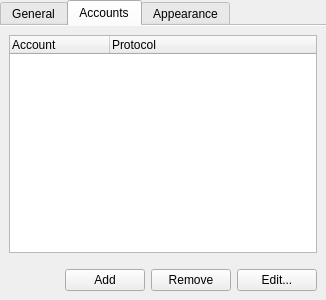
<?xml version="1.0" encoding="UTF-8"?>
<ui version="4.0">
 <class>config_dialog</class>
 <widget class="QTabWidget" name="config_dialog">
  <property name="geometry">
   <rect>
    <x>0</x>
    <y>0</y>
    <width>326</width>
    <height>300</height>
   </rect>
  </property>
  <property name="windowTitle">
   <string>TabWidget</string>
  </property>
  <property name="tabPosition">
   <enum>QTabWidget::North</enum>
  </property>
  <property name="tabShape">
   <enum>QTabWidget::Rounded</enum>
  </property>
  <property name="currentIndex">
   <number>1</number>
  </property>
  <property name="documentMode">
   <bool>true</bool>
  </property>
  <property name="movable">
   <bool>true</bool>
  </property>
  <widget class="QWidget" name="general_tab">
   <attribute name="icon">
    <iconset resource="resources.qrc">
     <normaloff>:/icons/res/16x16/categories/preferences-other.png</normaloff>:/icons/res/16x16/categories/preferences-other.png</iconset>
   </attribute>
   <attribute name="title">
    <string>General</string>
   </attribute>
   <layout class="QFormLayout" name="formLayout">
    <property name="fieldGrowthPolicy">
     <enum>QFormLayout::AllNonFixedFieldsGrow</enum>
    </property>
    <item row="0" column="0">
     <widget class="QLabel" name="label">
      <property name="text">
       <string>Preferred Agent</string>
      </property>
     </widget>
    </item>
    <item row="0" column="1">
     <widget class="QLineEdit" name="agent_address"/>
    </item>
   </layout>
  </widget>
  <widget class="QWidget" name="accounts_tab">
   <attribute name="icon">
    <iconset resource="resources.qrc">
     <normaloff>:/icons/res/16x16/apps/preferences-contact-list.png</normaloff>:/icons/res/16x16/apps/preferences-contact-list.png</iconset>
   </attribute>
   <attribute name="title">
    <string>Accounts</string>
   </attribute>
   <layout class="QVBoxLayout" name="verticalLayout">
    <item>
     <widget class="QTreeWidget" name="accounts">
      <property name="columnCount">
       <number>2</number>
      </property>
      <column>
       <property name="text">
        <string notr="true">Account</string>
       </property>
      </column>
      <column>
       <property name="text">
        <string notr="true">Protocol</string>
       </property>
      </column>
     </widget>
    </item>
    <item>
     <layout class="QHBoxLayout" name="horizontalLayout">
      <property name="topMargin">
       <number>10</number>
      </property>
      <item>
       <spacer name="horizontalSpacer">
        <property name="orientation">
         <enum>Qt::Horizontal</enum>
        </property>
        <property name="sizeHint" stdset="0">
         <size>
          <width>40</width>
          <height>20</height>
         </size>
        </property>
       </spacer>
      </item>
      <item>
       <widget class="QPushButton" name="account_add">
        <property name="text">
         <string>Add</string>
        </property>
       </widget>
      </item>
      <item>
       <widget class="QPushButton" name="account_del">
        <property name="text">
         <string>Remove</string>
        </property>
       </widget>
      </item>
      <item>
       <widget class="QPushButton" name="account_edit">
        <property name="text">
         <string>Edit...</string>
        </property>
       </widget>
      </item>
     </layout>
    </item>
   </layout>
  </widget>
  <widget class="QWidget" name="appearance_tab">
   <attribute name="icon">
    <iconset resource="resources.qrc">
     <normaloff>:/icons/icons/format-stroke-color.png</normaloff>:/icons/icons/format-stroke-color.png</iconset>
   </attribute>
   <attribute name="title">
    <string>Appearance</string>
   </attribute>
   <layout class="QGridLayout" name="gridLayout">
    <property name="verticalSpacing">
     <number>12</number>
    </property>
    <item row="2" column="0" colspan="2">
     <widget class="QPlainTextEdit" name="sample_text">
      <property name="maximumSize">
       <size>
        <width>16777215</width>
        <height>50</height>
       </size>
      </property>
      <property name="styleSheet">
       <string notr="true"/>
      </property>
      <property name="plainText">
       <string>The quick brown fox jumps over the lazy dog</string>
      </property>
     </widget>
    </item>
    <item row="0" column="1">
     <widget class="QPushButton" name="select_color">
      <property name="text">
       <string>Color..</string>
      </property>
      <property name="icon">
       <iconset resource="resources.qrc">
        <normaloff>:/icons/icons/format-fill-color.png</normaloff>:/icons/icons/format-fill-color.png</iconset>
      </property>
     </widget>
    </item>
    <item row="3" column="0" colspan="2">
     <widget class="QScrollArea" name="scrollArea">
      <property name="styleSheet">
       <string notr="true">QScrollArea {
border-radius:6px;
border:3px groove palette(dark);
margin:4px;
}</string>
      </property>
      <property name="horizontalScrollBarPolicy">
       <enum>Qt::ScrollBarAlwaysOff</enum>
      </property>
      <property name="widgetResizable">
       <bool>true</bool>
      </property>
      <widget class="QWidget" name="scrollAreaWidgetContents">
       <property name="geometry">
        <rect>
         <x>0</x>
         <y>0</y>
         <width>294</width>
         <height>132</height>
        </rect>
       </property>
       <layout class="QGridLayout" name="gridLayout_2">
        <property name="verticalSpacing">
         <number>0</number>
        </property>
        <item row="0" column="0" colspan="2">
         <widget class="QCheckBox" name="html_relsize">
          <property name="text">
           <string>Use Relative HTML Sizes</string>
          </property>
         </widget>
        </item>
        <item row="1" column="0" colspan="2">
         <widget class="QCheckBox" name="show_joinpart">
          <property name="text">
           <string>Show User Join/Leave Messages</string>
          </property>
         </widget>
        </item>
        <item row="2" column="0" colspan="2">
         <widget class="QCheckBox" name="use_sizelimit">
          <property name="text">
           <string>Limit minimum/maximum size:</string>
          </property>
         </widget>
        </item>
        <item row="5" column="0">
         <spacer name="verticalSpacer">
          <property name="orientation">
           <enum>Qt::Vertical</enum>
          </property>
          <property name="sizeHint" stdset="0">
           <size>
            <width>20</width>
            <height>40</height>
           </size>
          </property>
         </spacer>
        </item>
        <item row="4" column="0" colspan="2">
         <widget class="QFrame" name="sizelimits">
          <property name="styleSheet">
           <string notr="true">QFrame {
border:2px groove palette(dark);
border-radius:5px;
background:none;
margin:0px;
padding:0px;
}
QLabel {border:none;
text-align:center;}
QSpinBox {
margin:0px;;
padding:0px;
border-width:1px;
padding-right:20px;
background:argb(0,0,0,0);
}
::up-button, ::down-button {
subcontrol-origin:padding;
width:20px;
margin-right:1px;
border-width:1px;
background:palette(dark);
border-style:inset;
}
::up-button {margin-top:2px;}
::down-button {margin-bottom:2px;}
::up-arrow, ::down-arrow {
width:5px;
height:3px;
background:palette(text);
}</string>
          </property>
          <property name="frameShape">
           <enum>QFrame::NoFrame</enum>
          </property>
          <property name="frameShadow">
           <enum>QFrame::Raised</enum>
          </property>
          <layout class="QHBoxLayout" name="horizontalLayout_2">
           <property name="spacing">
            <number>0</number>
           </property>
           <property name="margin">
            <number>0</number>
           </property>
           <item>
            <widget class="QLabel" name="label_2">
             <property name="text">
              <string>From</string>
             </property>
             <property name="alignment">
              <set>Qt::AlignCenter</set>
             </property>
            </widget>
           </item>
           <item>
            <widget class="QSpinBox" name="sizelimit_min">
             <property name="styleSheet">
              <string notr="true"/>
             </property>
             <property name="alignment">
              <set>Qt::AlignCenter</set>
             </property>
             <property name="suffix">
              <string/>
             </property>
             <property name="prefix">
              <string/>
             </property>
             <property name="minimum">
              <number>6</number>
             </property>
             <property name="maximum">
              <number>48</number>
             </property>
            </widget>
           </item>
           <item>
            <widget class="QLabel" name="label_3">
             <property name="text">
              <string>To</string>
             </property>
             <property name="alignment">
              <set>Qt::AlignCenter</set>
             </property>
            </widget>
           </item>
           <item>
            <widget class="QSpinBox" name="sizelimit_max">
             <property name="alignment">
              <set>Qt::AlignCenter</set>
             </property>
             <property name="suffix">
              <string/>
             </property>
             <property name="maximum">
              <number>48</number>
             </property>
            </widget>
           </item>
           <item>
            <widget class="QLabel" name="label_4">
             <property name="text">
              <string>pt</string>
             </property>
             <property name="alignment">
              <set>Qt::AlignCenter</set>
             </property>
            </widget>
           </item>
          </layout>
         </widget>
        </item>
       </layout>
      </widget>
     </widget>
    </item>
    <item row="0" column="0">
     <widget class="QPushButton" name="select_font">
      <property name="text">
       <string>Font..</string>
      </property>
      <property name="icon">
       <iconset resource="resources.qrc">
        <normaloff>:/icons/icons/format-text-color.png</normaloff>:/icons/icons/format-text-color.png</iconset>
      </property>
     </widget>
    </item>
   </layout>
  </widget>
 </widget>
 <resources>
  <include location="resources.qrc"/>
 </resources>
 <connections>
  <connection>
   <sender>use_sizelimit</sender>
   <signal>toggled(bool)</signal>
   <receiver>sizelimits</receiver>
   <slot>setEnabled(bool)</slot>
   <hints>
    <hint type="sourcelabel">
     <x>148</x>
     <y>216</y>
    </hint>
    <hint type="destinationlabel">
     <x>148</x>
     <y>244</y>
    </hint>
   </hints>
  </connection>
 </connections>
</ui>
